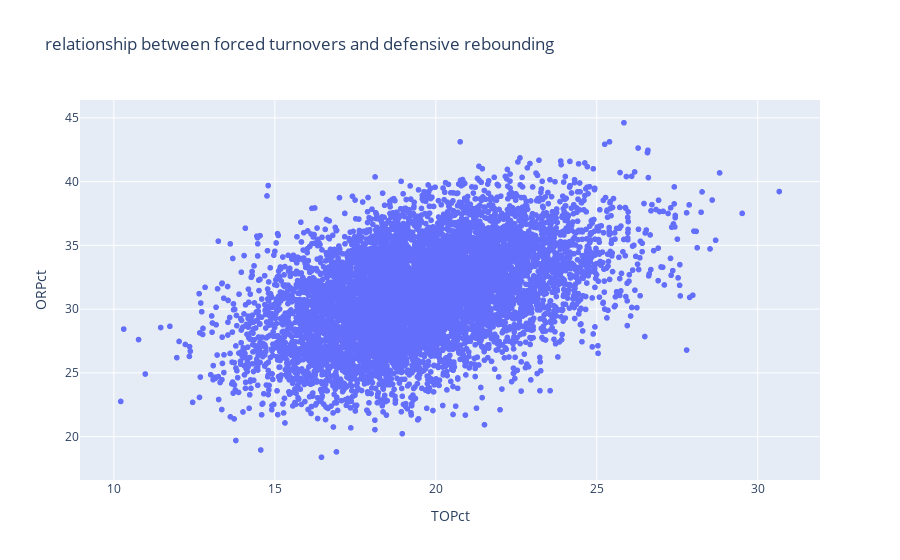

Source (notebook cell):
### Code cell
fig = px.scatter(
defense,
x='TOPct',
y='ORPct',
hover_name='Team/Year',
title='relationship between forced turnovers and defensive rebounding'
)
fig.show()

### Figure 1 — Plotly figure (JSON) as saved in the notebook; plotly's stock layout.template omitted (floating-point values rounded to 4 significant figures; data arrays with more than 128 entries replaced by an {"elided": "..."} marker saying what was removed)
{"data": [{"hovertemplate": "<b>%{hovertext}</b><br><br>TOPct=%{x}<br>ORPct=%{y}<extra></extra>", "hovertext": {"elided": "8304 str values"}, "legendgroup": "", "marker": {"color": "#636efa", "symbol": "circle"}, "mode": "markers", "name": "", "showlegend": false, "type": "scattergl", "x": {"elided": "8304 float values"}, "xaxis": "x", "y": {"elided": "8304 float values"}, "yaxis": "y"}], "layout": {"legend": {"tracegroupgap": 0}, "title": {"text": "relationship between forced turnovers and defensive rebounding"}, "xaxis": {"anchor": "y", "domain": [0, 1], "title": {"text": "TOPct"}}, "yaxis": {"anchor": "x", "domain": [0, 1], "title": {"text": "ORPct"}}}}
